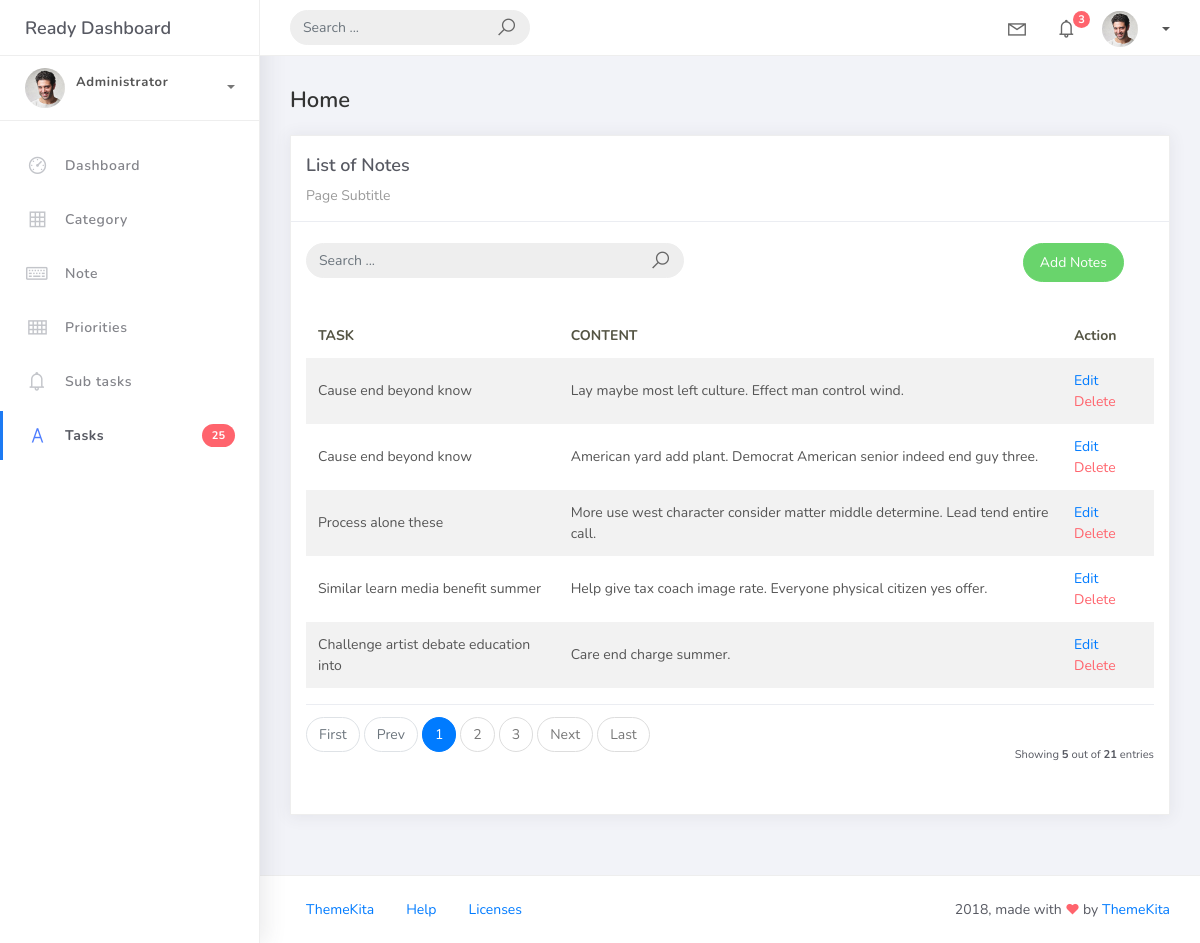
The app's page /note_list, older data.
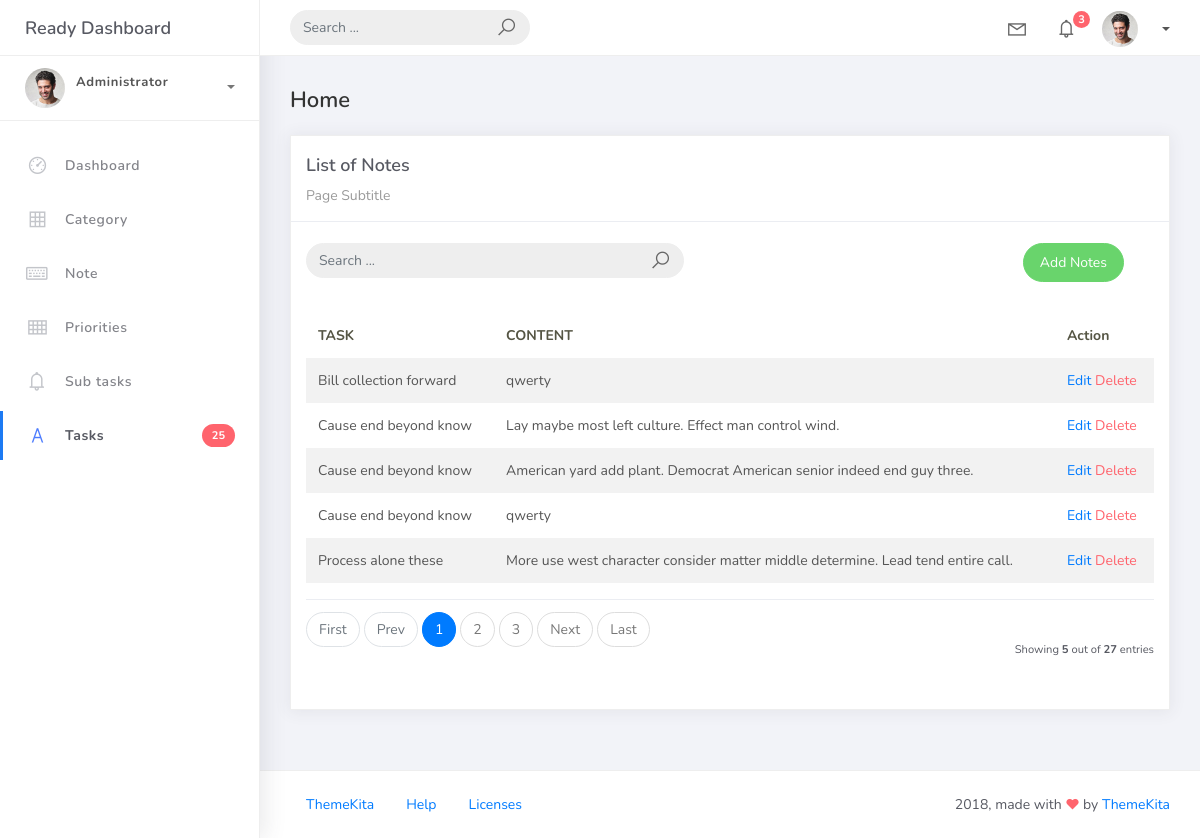
The same page, newer data.
### tasks/models.py (models this page shows, shortened)
class BaseModel(models.Model):
    created_at = models.DateTimeField(auto_now_add=True)
    updated_at = models.DateTimeField(auto_now=True)
    class Meta:
        abstract = True

class Note(BaseModel):
    task = models.ForeignKey(Task, related_name='notes', on_delete=models.CASCADE)
    content = models.TextField()

class Task(BaseModel):
    STATUS_CHOICES = [
        ("Pending", "Pending"),
        ("In Progress", "In Progress"),
        ("Completed", "Completed"),
    ]
    title = models.CharField(max_length=200)
    description = models.TextField()
    status = models.CharField(max_length=50, choices=STATUS_CHOICES, default="Pending")
    deadline = models.DateTimeField()
    priority = models.ForeignKey(Priority, on_delete=models.CASCADE)
    category = models.ForeignKey(Category, on_delete=models.CASCADE)
    def __str__(self):
        return self.title

### tasks/views.py (the view)
# urls.py: path('note_list', NoteList.as_view(), name='note-list'),
class NoteList(ListView):
    model = Note
    context_object_name = 'note'
    template_name = 'note_list.html'
    paginate_by = 5
    def get_queryset(self):
        qs = super().get_queryset()
        query = self.request.GET.get('q')
        if query:
            qs = qs.filter(
                Q(task__title__icontains=query) |
                Q(content__icontains=query)
                )
        return qs
    def get_ordering(self):
        allowed = ["task", "content",]
        sort_by = self.request.GET.get("sort_by")
        if sort_by in allowed:
            return sort_by
        return "task"

### templates/note_list.html (shortened to what this page needs)
{% extends 'base.html' %} {% load static %} {% block content %}
<div class="content">
  <div class="container-fluid">
    <h4 class="page-title">Home</h4>
    <div class="row">
      <div class="col-md-12">
        <div class="card">
          <div class="card-header">
            <div class="card-title">List of Notes</div>
            <div class="card-category">Page Subtitle</div>
          </div>
          <br />
          <div class="col-md-12 row">
            <div class="col-md-6">
              <form class="navbar-left navbar-form nav-search mr-md-3" action="" method="get">
                <div class="input-group">
                  <input type="text" placeholder="Search ..." class="form-control" name="q" value="{{ request.GET.q }}" />
                  <div class="input-group-append">
                    <span class="input-group-text">
                      <i class="la la-search search-icon"></i>
                    </span>
                  </div>
                </div>
              </form>
            </div>
            <div class="col-md-6">
              <div class="pull-right">
                <a href="{% url 'note-add' %}" class="btn btn-success btn-rounded">Add Notes</a>
              </div>
            </div>
          </div>
          <div class="card-body">
            <table class="table table-striped mt-3">
              <thead>
                <tr>
                  <th scope="col">TASK</th>
                  <th scope="col">CONTENT</th>
                  <th scope="col">Action</th>
                </tr>
              </thead>
              <tbody>
                {% for object in object_list %}
                <tr>
                  <td>{{ object.task }}</td>
                  <td>{{ object.content }}</td>
                  <td>
                    <a href="note_list/{{ object.id }}">Edit</a>
                    <a href="note_list/{{ object.id }}/delete" class="text-danger">Delete</a>
                  </td>
                </tr>
                {% endfor %}
              </tbody>
            </table>
            {% include 'includes/pagination.html' %}
          </div>
        </div>
      </div>
    </div>
  </div>
</div>
{% endblock %}

Row changes from the older to the newer data that the page shows:
no longer on this page (row unchanged): Note: task "Similar learn media benefit summer", content "Help give tax coach image rate. Everyone physical citizen yes offer."
no longer on this page (row unchanged): Note: task "Challenge artist debate education into", content "Care end charge summer."
added Note: task "Bill collection forward", content "qwerty"
added Note: task "Cause end beyond know", content "qwerty"
Text that changed along with them:
{{ paginator.count }}: "21" → "27"
